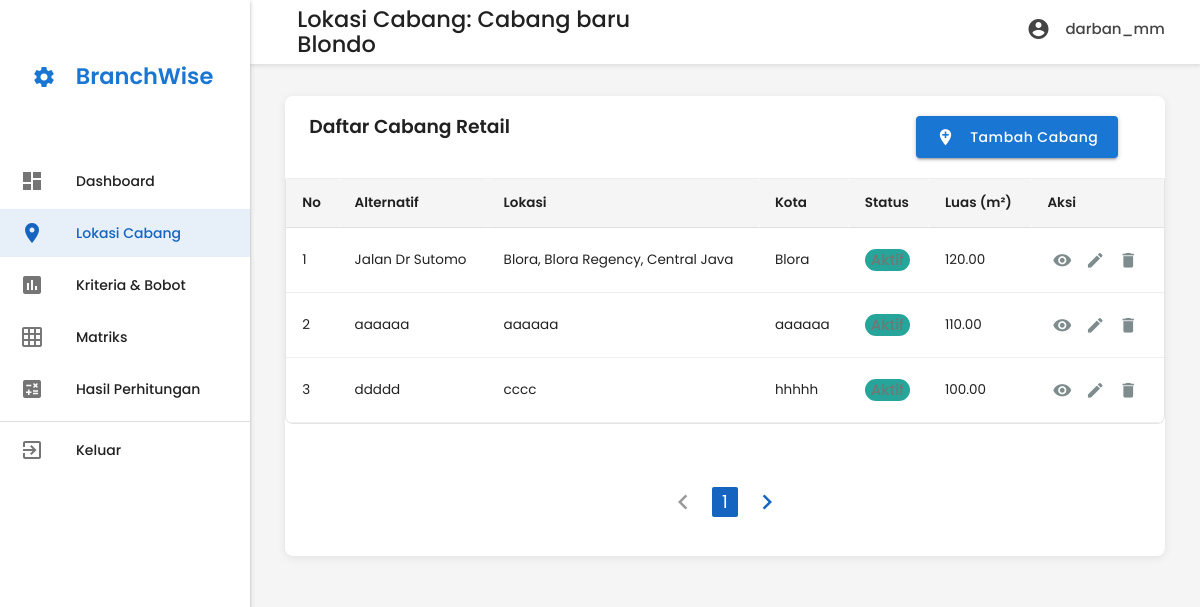
Screenshot of /lokasi.php?project_id=2 (signed in) with the database file from the repository.
### tables this page shows
CREATE TABLE `projects` (
  `id` int(11) NOT NULL,
  `user_id` int(11) NOT NULL,
  `project_name` varchar(255) NOT NULL,
  `description` text DEFAULT NULL,
  `priority` enum('tinggi','sedang','rendah') NOT NULL,
  `status` enum('belum dimulai','dalam pengerjaan','selesai') NOT NULL,
  `deadline` date DEFAULT NULL,
  `assignee` varchar(255) DEFAULT NULL,
  `created_at` datetime DEFAULT current_timestamp(),
  `updated_at` datetime DEFAULT current_timestamp() ON UPDATE current_timestamp()
);

CREATE TABLE `locations` (
  `id` int(11) NOT NULL,
  `project_id` int(11) NOT NULL,
  `branch_name` varchar(255) NOT NULL,
  `address` varchar(255) NOT NULL,
  `city` varchar(100) NOT NULL,
  `phone` varchar(20) DEFAULT NULL,
  `email` varchar(255) DEFAULT NULL,
  `size_sqm` decimal(10,2) DEFAULT NULL,
  `status` enum('aktif','nonaktif','renovasi') NOT NULL,
  `gmaps_link` text DEFAULT NULL,
  `notes` text DEFAULT NULL,
  `created_at` datetime DEFAULT current_timestamp(),
  `updated_at` datetime DEFAULT current_timestamp() ON UPDATE current_timestamp()
);

### lokasi.php (the view, shortened to what this page needs)
<?php
include 'db_connect.php';
$project_id = $_GET['project_id'] ?? null;
$stmt_check_project = $conn->prepare("SELECT project_name, user_id FROM projects WHERE id = ?");
$stmt_check_project->bind_param("i", $project_id);
$stmt_check_project->execute();
$result_check_project = $stmt_check_project->get_result();
$project_info = $result_check_project->fetch_assoc();
$project_name_display = htmlspecialchars($project_info['project_name']);
$current_username = $_SESSION['username'];
$locations_data = [];
$stmt_locations = $conn->prepare("SELECT id, branch_name, address, city, phone, email, status, size_sqm, gmaps_link, notes FROM locations WHERE project_id = ? ORDER BY id ASC");
$stmt_locations->bind_param("i", $project_id);
$stmt_locations->execute();
$result_locations = $stmt_locations->get_result();
if ($result_locations->num_rows > 0) {
    while($row = $result_locations->fetch_assoc()) {
        $locations_data[] = $row;
    }
}
?>
<!DOCTYPE html>
<html lang="id">
<head>
    <link rel="stylesheet" href="https://cdnjs.cloudflare.com/ajax/libs/materialize/1.0.0/css/materialize.min.css">
</head>
<body>
    <ul id="slide-out" class="sidenav sidenav-fixed">
        <li>
            <div class="user-view">
                <div class="logo">
                    <span class="blue-text text-darken-2" style="font-size: 1.5rem; font-weight: 600;"><i class="sets material-icons left">settings</i>BranchWise</span>
                </div>
            </div>
        </li>
        <li><a href="dashboard.php"><i class="material-icons">dashboard</i>Dashboard</a></li>
        <li><a class="active" href="lokasi.php?project_id=<?php echo htmlspecialchars($project_id); ?>"><i class="material-icons">location_on</i>Lokasi Cabang</a></li>
        <li><a href="kriteria.php?project_id=<?php echo htmlspecialchars($project_id); ?>"><i class="material-icons">assessment</i>Kriteria & Bobot</a></li>
        <li><a href="matriks.php?project_id=<?php echo htmlspecialchars($project_id); ?>"><i class="material-icons">grid_on</i>Matriks</a></li>
        <li><a href="hasil_perhitungan.php?project_id=<?php echo htmlspecialchars($project_id); ?>"><i class="material-icons">calculate</i>Hasil Perhitungan</a></li>
        <li><div class="divider"></div></li>
        <li><a href="logout.php"><i class="material-icons">exit_to_app</i>Keluar</a></li>
    </ul>
    <main>
        <div class="header">
            <div class="row valign-wrapper" style="margin-bottom: 0; width: 100%;">
                <div class="col s6">
                    <h1 class="page-title">Lokasi Cabang: <?php echo $project_name_display; ?></h1>
                </div>
                <div class="col s6 right-align">
                    <span style="color: #444; font-weight: 500; display: inline-flex; align-items: center;">
                        <i class="material-icons left">account_circle</i>
                        <?php echo htmlspecialchars($current_username); ?>
                    </span>
                </div>
                </div>
        </div>
        <div class="content-wrapper">
            <div class="row">
                <div class="col s12">
                    <div class="card white">
                        <div class="card-header">
                            <div class="row" style="margin-bottom: 0; width: 100%;">
                                <div class="col s12 m6">
                                    <h2 class="card-title">Daftar Cabang Retail</h2>
                                </div>
                                <div class="col s12 m6 right-align">
                                    <a href="#add-branch-modal" class="btn waves-effect waves-light blue darken-2 modal-trigger">
                                        <i class="material-icons left">add_location</i>Tambah Cabang
                                    </a>
                                </div>
                            </div>
                        </div>
                        <div class="table-responsive">
                            <table class="responsive-table highlight">
                                <thead>
                                    <tr>
                                        <th>No</th>
                                        <th>Alternatif</th>
                                        <th>Lokasi</th>
                                        <th>Kota</th>
                                        <th>Status</th>
                                        <th>Luas (m²)</th>
                                        <th>Aksi</th>
                                    </tr>
                                </thead>
                                <tbody>
                                    <?php if (!empty($locations_data)): ?>
                                        <?php $no = 1; foreach ($locations_data as $location): ?>
                                        <tr>
                                            <td><?php echo $no++; ?></td>
                                            <td><?php echo htmlspecialchars($location['branch_name']); ?></td>
                                            <td><?php echo htmlspecialchars($location['address']); ?></td>
                                            <td><?php echo htmlspecialchars($location['city']); ?></td>
                                            <td><span class="badge <?php echo ($location['status'] == 'aktif') ? 'active' : 'inactive'; ?>"><?php echo htmlspecialchars(ucfirst($location['status'])); ?></span></td>
                                            <td><?php echo htmlspecialchars($location['size_sqm']); ?></td>
                                            <td>
                                                <a href="#view-branch-modal" class="btn-flat action-btn modal-trigger"
                                                   data-location-id="<?php echo $location['id']; ?>"
                                                   data-branch-name="<?php echo htmlspecialchars($location['branch_name']); ?>"
                                                   data-address="<?php echo htmlspecialchars($location['address']); ?>"
                                                   data-city="<?php echo htmlspecialchars($location['city']); ?>"
                                                   data-phone="<?php echo htmlspecialchars($location['phone']); ?>"
                                                   data-email="<?php echo htmlspecialchars($location['email']); ?>"
                                                   data-size="<?php echo htmlspecialchars($location['size_sqm']); ?>"
                                                   data-status="<?php echo htmlspecialchars($location['status']); ?>"
                                                   data-gmaps-link="<?php echo htmlspecialchars($location['gmaps_link']); ?>"
                                                   data-notes="<?php echo htmlspecialchars($location['notes']); ?>">
                                                    <i class="material-icons">visibility</i>
                                                </a>
                                                <a href="#edit-branch-modal" class="btn-flat action-btn modal-trigger"
                                                   data-location-id="<?php echo $location['id']; ?>"
                                                   data-branch-name="<?php echo htmlspecialchars($location['branch_name']); ?>"
                                                   data-address="<?php echo htmlspecialchars($location['address']); ?>"
                                                   data-city="<?php echo htmlspecialchars($location['city']); ?>"
                                                   data-phone="<?php echo htmlspecialchars($location['phone']); ?>"
                                                   data-email="<?php echo htmlspecialchars($location['email']); ?>"
                                                   data-size="<?php echo htmlspecialchars($location['size_sqm']); ?>"
                                                   data-status="<?php echo htmlspecialchars($location['status']); ?>"
                                                   data-gmaps-link="<?php echo htmlspecialchars($location['gmaps_link']); ?>"
                                                   data-notes="<?php echo htmlspecialchars($location['notes']); ?>">
                                                    <i class="material-icons">edit</i>
                                                </a>
                                                <a href="#!" class="btn-flat action-btn delete-btn"
                                                   data-location-id="<?php echo $location['id']; ?>"
                                                   data-branch-name="<?php echo htmlspecialchars($location['branch_name']); ?>">
                                                    <i class="material-icons">delete</i>
                                                </a>
                                            </td>
                                        </tr>
                                        <?php endforeach; ?>
                                    <?php else: ?>
                                        <tr>
                                            <td colspan="7" class="center-align">Belum ada lokasi cabang ditambahkan untuk proyek ini.</td>
                                        </tr>
                                    <?php endif; ?>
                                </tbody>
                            </table>
                        </div>
                        <div class="row" style="padding: 24px; margin-bottom: 0;">
                            <div class="col s12 center-align">
                                <ul class="pagination">
                                    <li class="disabled"><a href="#!"><i class="material-icons">chevron_left</i></a></li>
                                    <li class="active"><a href="#!">1</a></li>
                                    <li class="waves-effect"><a href="#!"><i class="material-icons">chevron_right</i></a></li>
                                </ul>
                            </div>
                        </div>
                    </div>
                </div>
            </div>
        </div>
    </main>
</body>
</html>

### lokasi.php (style rules this page uses)
:root { --primary-color: #1565c0; --primary-dark: #0d47a1; --secondary-color: #26a69a; --light-gray: #f5f5f5; --dark-gray: #333; }
body { font-family: 'Poppins', sans-serif; background-color: #f5f5f5; display: flex; min-height: 100vh; flex-direction: column; }
main { flex: 1 0 auto; margin-left: 250px; }
.sidenav { width: 250px; padding-top: 20px; position: fixed; height: 100vh; z-index: 999; }
.sidenav .user-view { padding: 32px 32px 16px; }
.sidenav .logo { text-align: center; margin-bottom: 30px; }
.sidenav li>a { padding: 0 20px; height: 48px; line-height: 48px; margin: 4px 0; }
.sidenav li>a>i { margin-right: 12px; color: rgba(0,0,0,0.6); }
.sidenav li>a.active { background-color: rgba(21,101,192,0.1); color: var(--primary-color); font-weight: 500; }
.sidenav li>a.active>i { color: var(--primary-color); }
.header { padding: 0 24px; box-shadow: 0 2px 4px rgba(0,0,0,0.1); background-color: white; height: 64px; display: flex; align-items: center; position: sticky; top: 0; z-index: 998; }
.page-title { font-size: 1.5rem; font-weight: 500; margin: 0; padding-left: 12px; }
.content-wrapper { padding: 24px; }
.card { border-radius: 8px; overflow: hidden; box-shadow: 0 2px 8px rgba(0,0,0,0.08); margin-bottom: 24px; }
.card .card-title { font-weight: 600; font-size: 1.25rem; line-height: 1.2; margin: 0; display: block; }
.card-header { padding: 20px 24px; border-bottom: 1px solid #eee; display: flex; justify-content: space-between; align-items: center; }
.table-responsive { overflow-x: auto; border-radius: 0 0 8px 8px; border: 1px solid rgba(0,0,0,0.1); border-top: none; overflow: hidden; margin-bottom: 24px; }
.responsive-table { width: 100%; border-collapse: collapse; }
.responsive-table th { font-weight: 600; background-color: var(--light-gray); font-size: 0.9rem; padding: 14px 16px; text-align: left; }
.responsive-table td, .responsive-table th { padding: 14px 16px; font-size: 0.9rem; }
.responsive-table td { border-bottom: 1px solid #eee; }
.btn { font-weight: 500; text-transform: none; border-radius: 4px; height: 42px; line-height: 42px; padding: 0 20px; }
.btn i.material-icons { height: inherit; line-height: inherit; }
.btn-flat { font-weight: 500; padding: 0 12px; }
.badge { font-size: 0.75rem; padding: 4px 10px; border-radius: 12px; color: white; font-weight: 500; }
.badge.active { background-color: var(--secondary-color); }
.action-btn { background: none; border: none; cursor: pointer; color: #7f8c8d; font-size: 16px; transition: color 0.2s, background-color 0.2s; padding: 5px; border-radius: 50%; display: inline-flex; align-items: center; justify-content: center; }
.sets { margin: 13px 10px 0px 0px; }
.pagination li a { color: var(--primary-color); }
.pagination li.active { background-color: #1565c0; }

### rows the page displays
projects: project_name "Cabang baru Blondo"
locations: branch_name "Jalan Dr Sutomo", address "Blora, Blora Regency, Central Java", city "Blora", status "Aktif", size_sqm "120.00"
locations: branch_name "aaaaaa", address "aaaaaa", city "aaaaaa", status "Aktif", size_sqm "110.00"
locations: branch_name "ddddd", address "cccc", city "hhhhh", status "Aktif", size_sqm "100.00"

### other values shown
$current_username "darban_mm"
